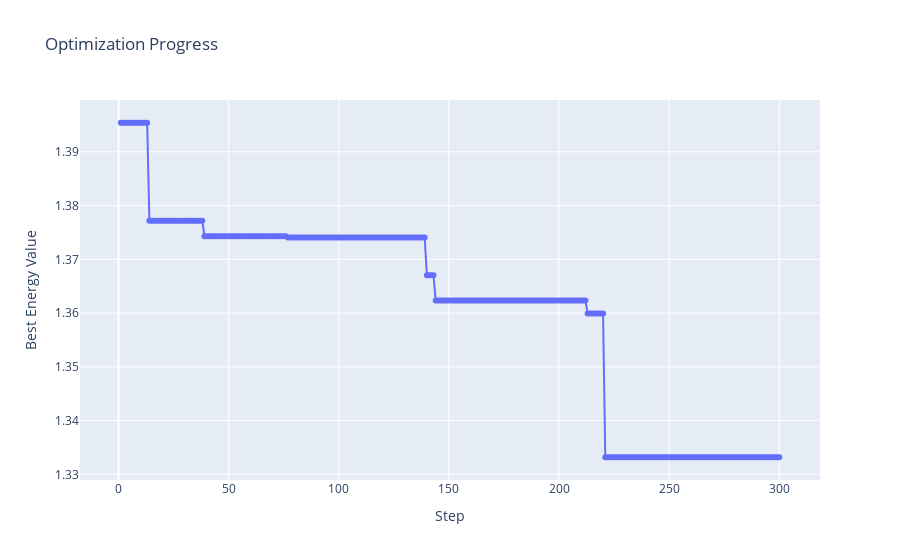

Notebook cell for this chart:
### Code cell
model.draw_energy_plot(information['hist'])

### Figure 1 — Plotly figure (JSON) as saved in the notebook; plotly's stock layout.template omitted (floating-point values rounded to 4 significant figures; data arrays with more than 128 entries replaced by an {"elided": "..."} marker saying what was removed)
{"data": [{"hovertemplate": "Step=%{x}<br>Best Energy Value=%{y}<extra></extra>", "legendgroup": "", "line": {"color": "#636efa", "dash": "solid", "shape": "linear"}, "marker": {"symbol": "circle"}, "mode": "markers+lines", "name": "", "orientation": "v", "showlegend": false, "type": "scatter", "x": {"elided": "300 int values"}, "xaxis": "x", "y": {"elided": "300 float values"}, "yaxis": "y"}], "layout": {"legend": {"tracegroupgap": 0}, "title": {"text": "Optimization Progress"}, "xaxis": {"anchor": "y", "domain": [0, 1], "title": {"text": "Step"}}, "yaxis": {"anchor": "x", "domain": [0, 1], "title": {"text": "Best Energy Value"}}}}
